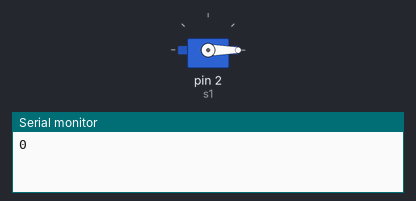
Recording of a sketch running on a simulated Arduino Uno, built with avr-gcc and run on an emulated ATmega328P. On the bench: servo, the last lines printed to the serial monitor.

Above: at 0.05 s.
At 4.5 s:
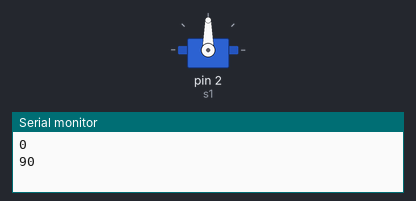
At 9.0 s:
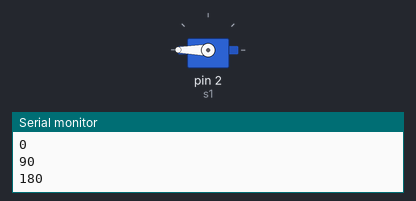
Timing chart, 0 to 11.7 s (numbered marks = the images above):
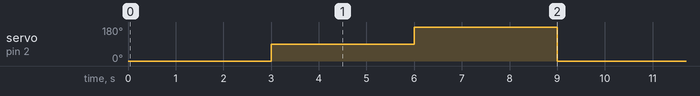

The sketch:

auto_micro_servo_motor_9g_SG90.ino
```cpp
#include <Servo.h>		// fazendo include da biblioteca 'servo'

#define pot A0

Servo s1;		// declarando um elemento o tipo 'Servo'

int angS1;
int a;		// variável 'a' que receberá o valor do servo

void setup(){
  s1.attach(2);		// 'attach' indica qual porta de controle o servo está ligado
  angS1 = 0;
  s1.write(angS1);		// escrevendo o ângulo no servo
  Serial.begin(9600);
}

void loop(){
  angS1 = 0;
  s1.write(angS1);
  a = s1.read();		// incrementando a leitura do servo
  Serial.println(a);
  delay(3000);
  angS1 = 90;		// nova posição de 90
  s1.write(angS1);
  a = s1.read();		// incrementando a leitura do servo
  Serial.println(a);
  delay(3000);
  angS1 = 180;
  s1.write(angS1);
  a = s1.read();
  Serial.println(a);		// escreve o valor da Serial 'a'
  delay(3000);
}
```

Measured:
- by itself, servo on pin 2 (s1): repeats every 9.0 s: 180° 3.0 s, 0° 3.0 s, 90° 3.0 s
